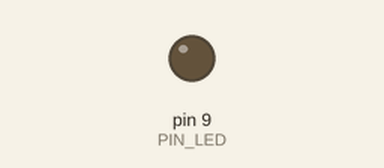
The sketch below on a simulated Arduino Uno, built with avr-gcc and run on an emulated ATmega328P. On the bench: output pins drawn as LEDs (lit = HIGH). Dashed ring = blinking. At 2.0 s the program stops and its outputs stay as they are.

Above: at 0.5 s.
At 1.85 s:
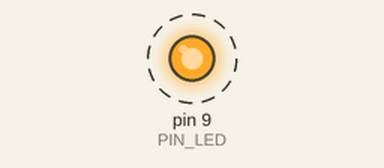
Timing chart, 0 to 3.0 s (numbered marks = the images above):
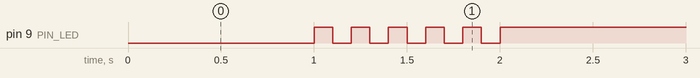

Measured:
- by itself, pin 9 (PIN_LED): alternates HIGH for 0.10 s and LOW for 0.10 s, 11 changes in all, then stays HIGH

The sketch:

05P12assignment.ino
```cpp
#define PIN_LED 9

void setup() {
  pinMode(PIN_LED, OUTPUT);

  Serial.begin(57600);
}

void loop() {
  digitalWrite(PIN_LED, 0);
  delay(1000);

  for (int i = 0; i < 5; ++i){
    digitalWrite(PIN_LED, 1);
    delay(100);
    digitalWrite(PIN_LED, 0);
    delay(100);
  }

  digitalWrite(PIN_LED, 1);

  while(1) {
    ;
  }
}
```
